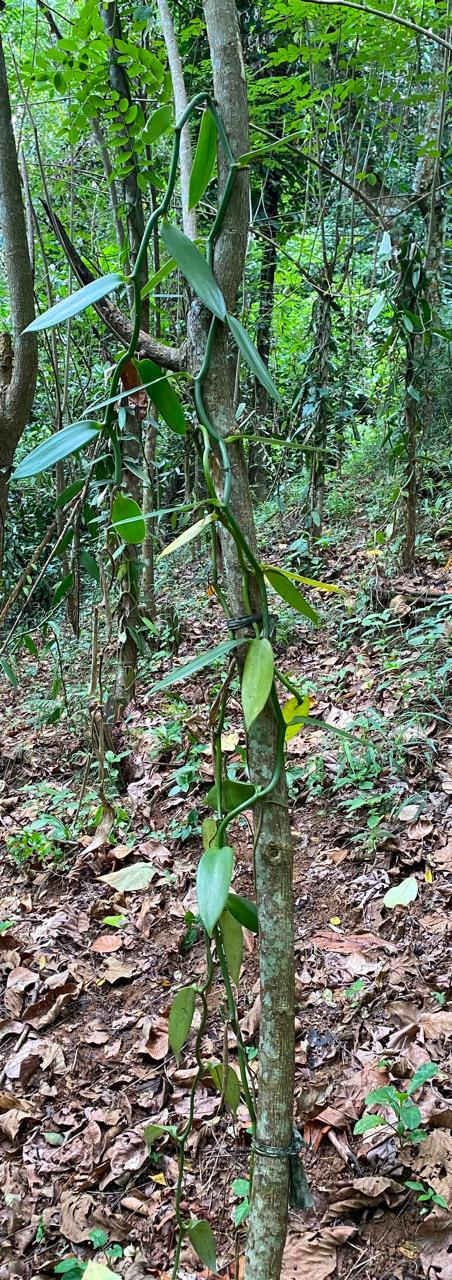
#> input picture backend/ml/growth_forecasting/images/vine01.jpeg, 452 x 1280 px
$ python edit_main_stem_mask.py --image ../images/vine01.jpeg --mask ../images/vine01.jpeg --out out
#> lines starting #> are read from the running program, lines starting #| are printed output that depends on the picture; after the words box and inside, x2 and y2 are one past the last pixel; in counts of white or black regions, pixels touching at a corner belong together
#!/usr/bin/env python3
"""Interactive, manual main-stem mask correction (no automatic gap filling)."""
import argparse
from pathlib import Path
import cv2
import numpy as np
import matplotlib.pyplot as plt
from matplotlib.widgets import Slider

p = argparse.ArgumentParser()
p.add_argument('--image', required=True)
p.add_argument('--mask', required=True)
p.add_argument('--out', required=True, help='Output directory')
a = p.parse_args()
image_bgr = cv2.imread(a.image)
#> image_bgr is the input picture: shape (1280, 452, 3); mean B, G, R 94.3, 118.5, 101.8
mask_gray = cv2.imread(a.mask, cv2.IMREAD_GRAYSCALE)
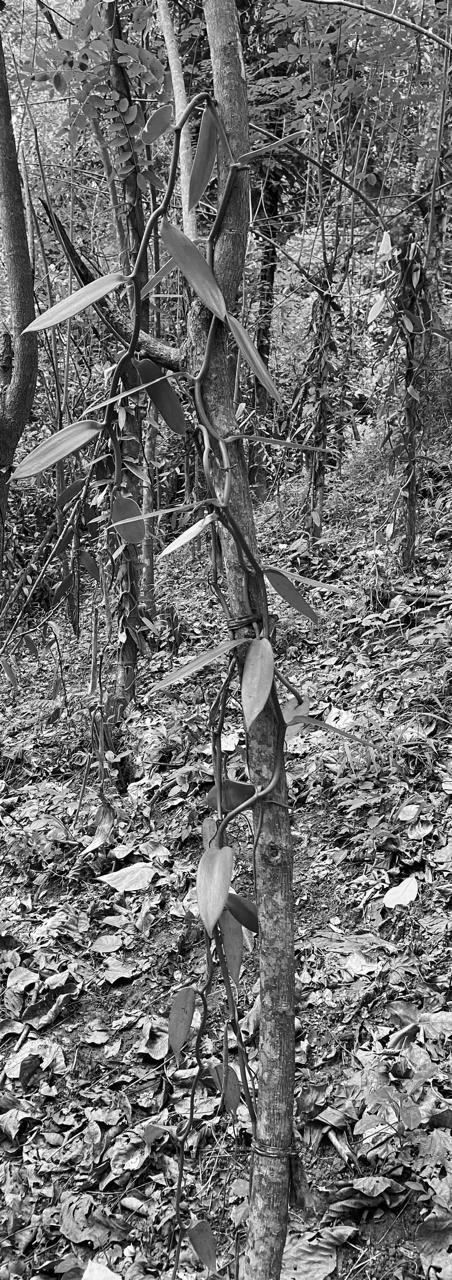
#> mask_gray: shape (1280, 452); min 0, max 255, mean 110.7
if image_bgr is None or mask_gray is None:
    p.error('Could not read image or mask: check both paths')
if image_bgr.shape[:2] != mask_gray.shape:
    p.error('Image and mask dimensions do not match')
image = cv2.cvtColor(image_bgr, cv2.COLOR_BGR2RGB)
mask = mask_gray >= 127
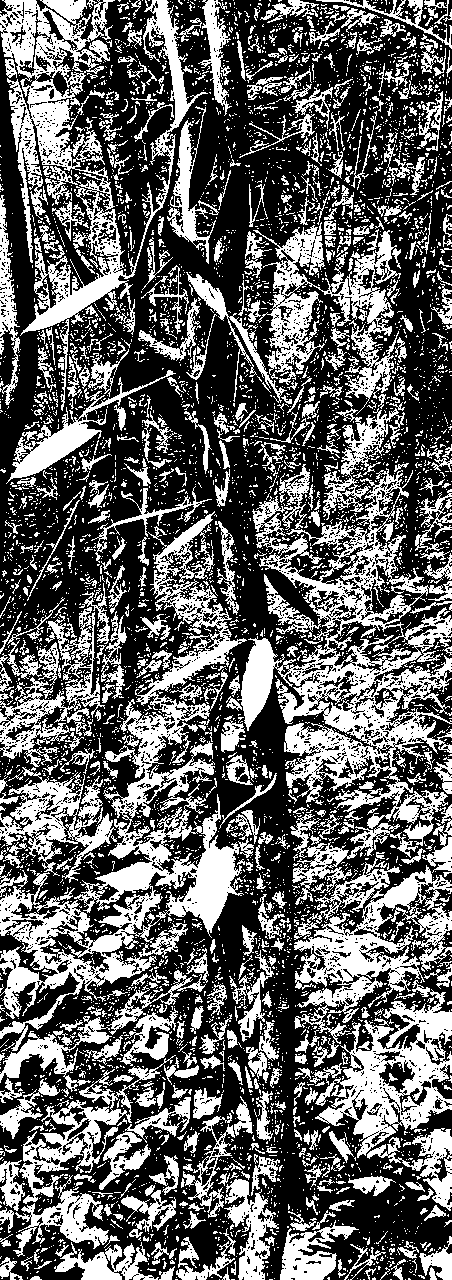
#> mask: shape (1280, 452) bool; 38.6% white; 5635 white regions (4971 under 20 px), largest, box (x1, y1, x2, y2) and area: (0, 511, 254, 1051) 26996, (237, 464, 452, 846) 26897, (0, 0, 208, 411) 18410
history = []
mode = 'erase'
brush = 5
show_overlay = True
is_drawing = False
last_xy = None
h, w = mask.shape
#> h = 1280; w = 452
out = Path(a.out)
out.mkdir(parents=True, exist_ok=True)
fig, ax = plt.subplots(figsize=(9, 12))
fig.subplots_adjust(bottom=0.13)
ax.imshow(image)
overlay = ax.imshow(np.ma.masked_where(~mask, mask.astype(float)), cmap='spring', alpha=.48, vmin=0, vmax=1, interpolation='nearest')
ax.set_xlim(0, w); ax.set_ylim(h, 0)
ax.axis('off')
ax.set_title('Main stem mask editor')
status = fig.text(.05, .07, '', fontsize=10)

def refresh():
    overlay.set_data(np.ma.masked_where(~mask, mask.astype(float)))
    overlay.set_visible(show_overlay)
    status.set_text(f'Mode: {mode.upper()} | Brush radius: {brush}px | E=erase P=paint | [ ] size | Z=undo | S=save | V=overlay | scroll=zoom')
    fig.canvas.draw_idle()

# [62 lines left out: functions paint_segment, click, motion, release, save, key and 1 more, not called in this run]

fig.canvas.mpl_connect('button_press_event', click)
fig.canvas.mpl_connect('motion_notify_event', motion)
fig.canvas.mpl_connect('button_release_event', release)
fig.canvas.mpl_connect('key_press_event', key)
fig.canvas.mpl_connect('scroll_event', scroll)
refresh()
print('Edit mask: E erase; P paint; [ ] brush size; Z undo; V toggle overlay; scroll zoom; S save. Close window when done.')
plt.show()
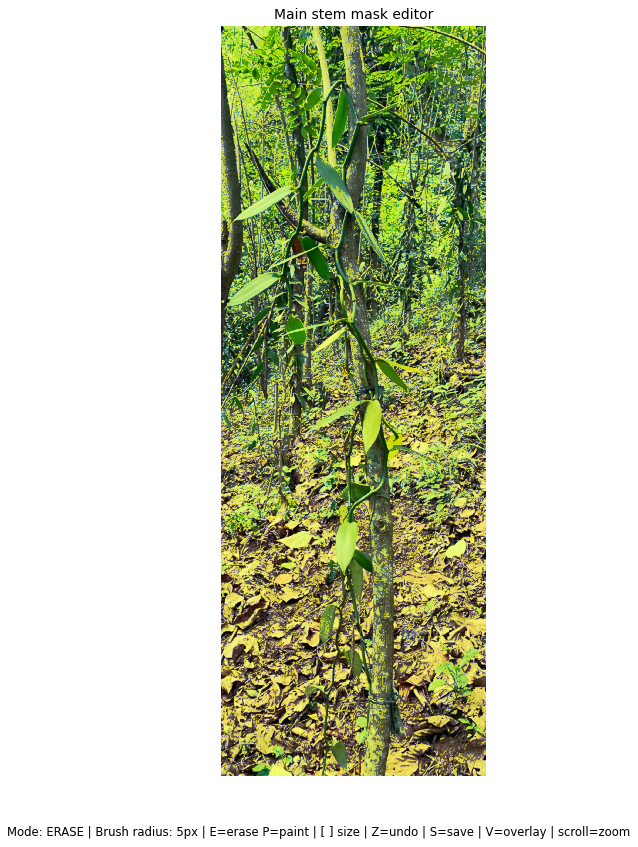
#> figure drawn by matplotlib, 1 panel
